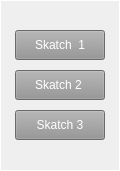
    <widget class="CustomFrame" name="frame_Sketches">
     <property name="geometry">
      <rect>
       <x>1750</x>
       <y>580</y>
       <width>120</width>
       <height>171</height>
      </rect>
     </property>
     <property name="styleSheet">
      <string notr="true">color: rgb(255, 255, 255);</string>
     </property>
     <property name="frameShape">
      <enum>QFrame::Panel</enum>
     </property>
     <property name="frameShadow">
      <enum>QFrame::Plain</enum>
     </property>
     <property name="midLineWidth">
      <number>1</number>
     </property>
     <widget class="CustomButton" name="pushButton_AnalogSynth_Sketch_1">
      <property name="geometry">
       <rect>
        <x>15</x>
        <y>30</y>
        <width>90</width>
        <height>30</height>
       </rect>
      </property>
      <property name="styleSheet">
       <string notr="true">background-color: rgb(148, 148, 148);</string>
      </property>
      <property name="text">
       <string>Skatch  1</string>
      </property>
     </widget>
     <widget class="CustomButton" name="pushButton_AnalogSynth_Sketch_2">
      <property name="geometry">
       <rect>
        <x>15</x>
        <y>70</y>
        <width>90</width>
        <height>30</height>
       </rect>
      </property>
      <property name="styleSheet">
       <string notr="true">background-color: rgb(148, 148, 148);</string>
      </property>
      <property name="text">
       <string>Skatch 2 </string>
      </property>
     </widget>
     <widget class="CustomButton" name="pushButton_AnalogSynth_Sketch_3">
      <property name="geometry">
       <rect>
        <x>15</x>
        <y>110</y>
        <width>90</width>
        <height>30</height>
       </rect>
      </property>
      <property name="styleSheet">
       <string notr="true">background-color: rgb(148, 148, 148);</string>
      </property>
      <property name="text">
       <string>Skatch 3</string>
      </property>
     </widget>
    </widget>
